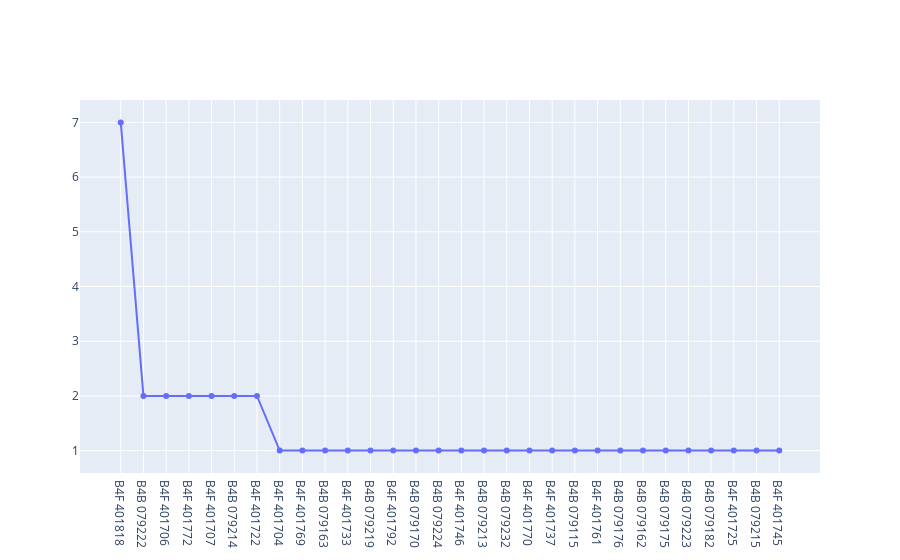

Notebook code for this chart:
### Code cell
fig = go.Figure()
fig.add_trace(go.Scatter(x=in_count['vehicle'],y=in_count["Body No"],mode='lines+markers',name='lines'))
fig.show()

### Figure 1 — Plotly figure (JSON) as saved in the notebook; plotly's stock layout.template omitted (floating-point values rounded to 4 significant figures)
{"data": [{"mode": "lines+markers", "name": "lines", "type": "scatter", "x": ["B4F 401818", "B4B 079222", "B4F 401706", "B4F 401772", "B4F 401707", "B4B 079214", "B4F 401722", "B4F 401704", "B4F 401769", "B4B 079163", "B4F 401733", "B4B 079219", "B4F 401792", "B4B 079170", "B4B 079224", "B4F 401746", "B4B 079213", "B4B 079232", "B4F 401770", "B4F 401737", "B4B 079115", "B4F 401761", "B4B 079176", "B4B 079162", "B4B 079175", "B4B 079223", "B4B 079182", "B4F 401725", "B4B 079215", "B4F 401745"], "y": [7, 2, 2, 2, 2, 2, 2, 1, 1, 1, 1, 1, 1, 1, 1, 1, 1, 1, 1, 1, 1, 1, 1, 1, 1, 1, 1, 1, 1, 1]}], "layout": {}}
